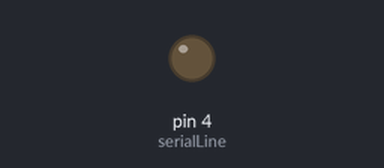
The sketch below on a simulated Arduino Uno, built with avr-gcc and run on an emulated ATmega328P. On the bench: output pins drawn as LEDs (lit = HIGH).

Above: at 0.05 s.
At 1.1 s:
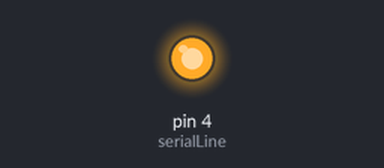
Timing chart, 0 to 3.0 s (numbered marks = the images above):
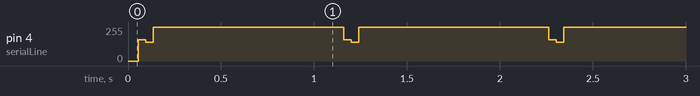

The sketch:

SerialLine.ino
```cpp
#define serialLine 1<<4
#define vitesse 300
#define between 1000
#define S 0x53
#define O 0x4F


char sos[3] = {'s','o','s'};

void sendLetter(byte c){
  byte i;
  PORTD &=~ serialLine;
  delay(3);
  for(i=0; i<8; i++){
    if(c & 0x01){ PORTD |= serialLine ; }
    else{ PORTD &=~serialLine; }
    c>>=1;
    delay(3);
  }
  PORTD |= serialLine;
  delay(7);

}

void pickLetter(char c){
  switch(c){
    case 's':
        sendLetter(S);
        break;
    case 'o':
        sendLetter(O);
        break;
    default:
        break;
  }
}

void setup() {
  // put your setup code here, to run once:
  DDRD |= serialLine;
  PORTD |= serialLine;
  //Serial.begin(9600);
}

void loop() {
  // put your main code here, to run repeatedly:
  byte i = 0;
  for(i=0; i < 3 ; i++){
          pickLetter(sos[i]);
  }
  PORTD |= serialLine;
  delay(1000);
  //Serial.println("");
}
```

Measured:
- by itself, pin 4 (serialLine): repeats every 1.1 s: 140/255 0.04 s, 255/255 1.0 s, 159/255 0.04 s
